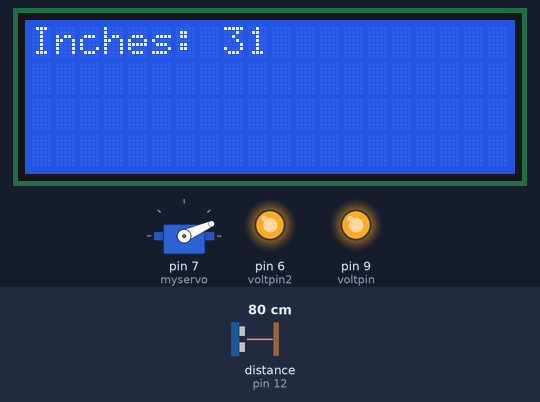
The sketch below on a simulated Arduino Uno, built with avr-gcc and run on an emulated ATmega328P. Shown: servo, 20×4 character LCD, output pins drawn as LEDs (lit = HIGH). Wiring (inferred from the names in the program): ultrasonic range finder: trigger pin 11; echo pin 12. Inputs (shaded band) come from the test bench; at power-on: distance to the obstacle (sensor on pin 12) 80 cm. The echo pulse lasts 58.3 µs per cm; pins used as bus, display or sensor lines are not drawn.

Above: at 1.28 s.
1.3 s: distance to the obstacle (sensor on pin 12) set to 2 cm
At 1.8 s:
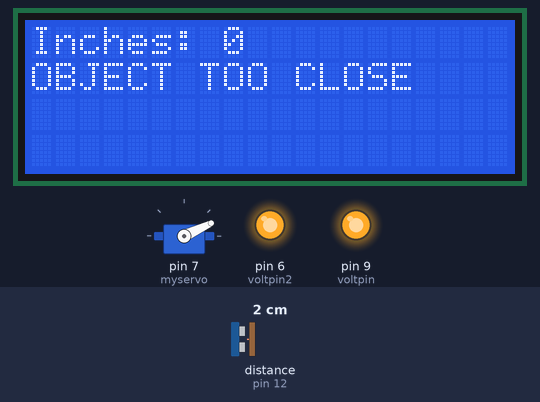
4.3 s: distance to the obstacle (sensor on pin 12) set to 4 cm
At 4.8 s:
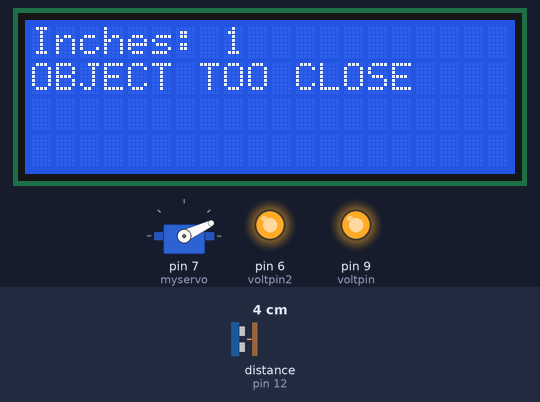
7.3 s: distance to the obstacle (sensor on pin 12) set to 9 cm
10.3 s: distance to the obstacle (sensor on pin 12) set to 15 cm
At 11.1 s:
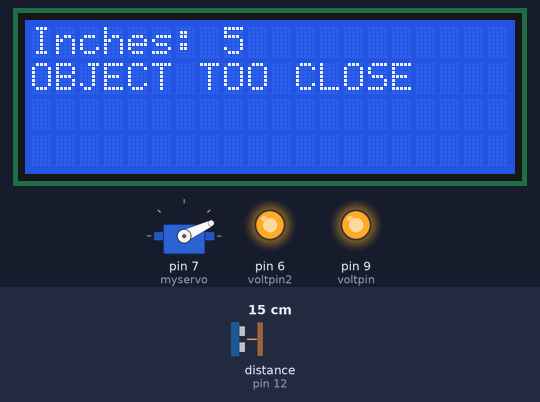
13.3 s: distance to the obstacle (sensor on pin 12) set to 35 cm
At 14.01 s:
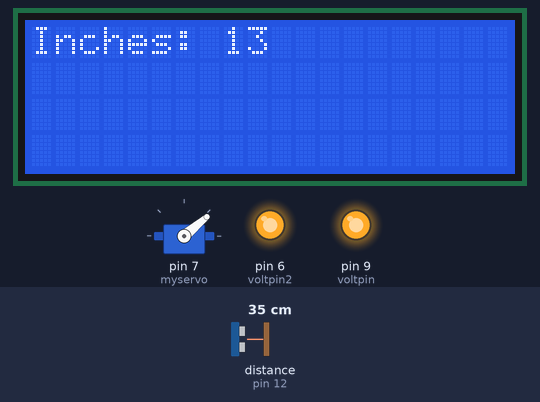
15.6 s: distance to the obstacle (sensor on pin 12) set to 27 cm
At 15.9 s:
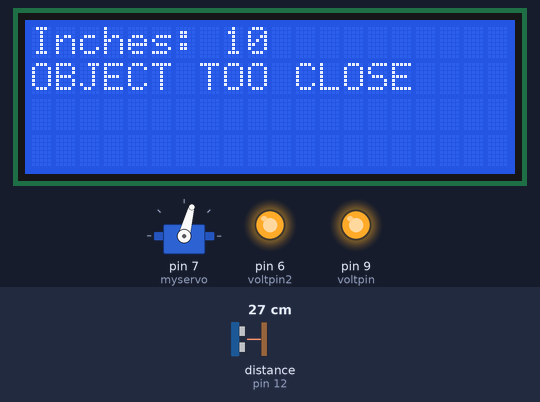
Timing chart, 0 to 18.6 s (numbered marks = the images above; inputs shaded):
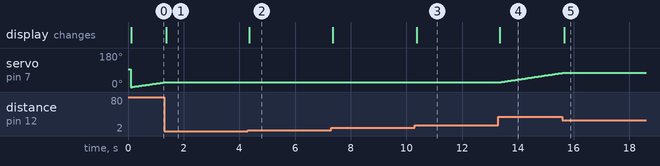

The sketch:

Proximity-Sketch.ino
```cpp
//Ultrasonic Proximity Detector
#include <Wire.h>
#include <LiquidCrystal_I2C.h>
#include <Servo.h>

Servo myservo;  // create servo object to control a servo

int trigPin = 11;    // Trigger
int echoPin = 12;    // Echo
int voltpin = 9;     // VCC for Ultrasonic Sensor HC-SR04
int voltpin2 = 6;    // VCC for LCD
long duration, inches; // variables for Sensor Math
int pos = 0;    // variable to store the servo position


LiquidCrystal_I2C lcd(0x27,20,4);  // set the LCD address to 0x27 for a 16 chars and 2 line display

void setup()
{
  myservo.attach(7);  // attaches the servo on pin 7 to the servo object
  myservo.writeMicroseconds(1500);

  pinMode(9, OUTPUT);
  digitalWrite(9, HIGH); // 5v out to sensor

  pinMode(6, OUTPUT);
  digitalWrite(6, HIGH); // 5v out to servo

  pinMode(trigPin, OUTPUT);
  pinMode(echoPin, INPUT);

  lcd.init();           // initialize the lcd
  lcd.backlight();

  Serial.begin(9600); //Starts the serial connection

}


void loop()
{
  //////////////////////////////////////////////////////////////////////////////
  // now lets get that servo moving and output to LCD

  for (pos = 0; pos <= 180; pos += 1) { // goes from 0 degrees to 180 degrees in steps of 1 degree


    //******************************************************************************
    // Sensor Math

    // The sensor is triggered by a HIGH pulse of 10 or more microseconds.
    // Give a short LOW pulse beforehand to ensure a clean HIGH pulse:
    digitalWrite(trigPin, LOW);
    delayMicroseconds(5);
    digitalWrite(trigPin, HIGH);
    delayMicroseconds(10);
    digitalWrite(trigPin, LOW);

    // Convert the time into a distance
    duration = pulseIn(echoPin, HIGH); // duration is the time (in microseconds) from the sending of the ping to the reception of its echo off of an object
    inches = (duration/2) / 74;        // divide by 74 or multiply by 0.0135
    inches = round(inches);            // round the number cause the lcd does weird things otherwise

    //******************************************************************************

    if (inches < 12) { // sensor detects object within 12 inches

      // Print a message to the LCD.
      delay(15);
      lcd.clear();
      lcd.setCursor(0,0); // left, top
      lcd.print("Inches: ");
      lcd.print(inches);
      lcd.setCursor(0,1); // left, bottom
      lcd.print("OBJECT TOO CLOSE");

      pos = pos - 1; // basically, servo doesn't move until object is further than 12 inches away

    }
    else {

      // Print a message to the LCD.
      delay(15);
      lcd.clear();
      lcd.setCursor(0,0); // left, top
      lcd.print("Inches: ");
      lcd.print(inches);

      myservo.write(pos);              // tell servo to go to position in variable 'pos'
      delay(15);                       // waits 15ms for the servo to reach the position
    }

  }
  for (pos = 180; pos >= 0; pos -= 1) { // goes from 180 degrees to 0 degrees

    //******************************************************************************
    // Sensor Math

    // The sensor is triggered by a HIGH pulse of 10 or more microseconds.
    // Give a short LOW pulse beforehand to ensure a clean HIGH pulse:
    digitalWrite(trigPin, LOW);
    delayMicroseconds(5);
    digitalWrite(trigPin, HIGH);
    delayMicroseconds(10);
    digitalWrite(trigPin, LOW);

    // Convert the time into a distance
    duration = pulseIn(echoPin, HIGH); // duration is the time (in microseconds) from the sending of the ping to the reception of its echo off of an object
    inches = (duration/2) / 74;        // divide by 74 or multiply by 0.0135
    inches = round(inches);            // round the number cause the lcd does weird things otherwise

    //******************************************************************************

    if (inches < 12) { // sensor detects object within 12 inches

      // Print a message to the LCD.
      delay(15);
      lcd.clear();
      lcd.setCursor(0,0); // left, top
      lcd.print("Inches: ");
      lcd.print(inches);
      lcd.setCursor(0,1); // left, bottom
      lcd.print("OBJECT TOO CLOSE");

      pos = pos - 1; // basically, servo doesn't move until object is further than 12 inches away

    }
    else {

      // Print a message to the LCD.
      delay(15);
      lcd.clear();
      lcd.setCursor(0,0); // left, top
      lcd.print("Inches: ");
      lcd.print(inches);

      myservo.write(pos);              // tell servo to go to position in variable 'pos'
      delay(15);                       // waits 15ms for the servo to reach the position
    }


  }

  //////////////////////////////////////////////////////////////////////////////

}
```

Measured:
- the behaviour switches between 31 and 30 cm on distance to the obstacle (sensor on pin 12) (found by bisection; images 4 and 5)
- after the input at 1.3 s, servo on pin 7 (myservo): goes on until 1.3 s, then stays 25°; the display: changes after 0.07 s (image 1)
- after the input at 4.3 s, the display: changes after 0.05 s (image 2)
- after the input at 10.3 s, the display: changes after 0.07 s (image 3)
- after the input at 13.3 s, servo on pin 7 (myservo): moves from 25° to 75° over 2.2 s, starting after 0.05 s; the display: changes after 0.05 s (image 4)
- after the input at 15.6 s, servo on pin 7 (myservo): stops changing and stays 75°; the display: changes after 0.06 s (image 5)
